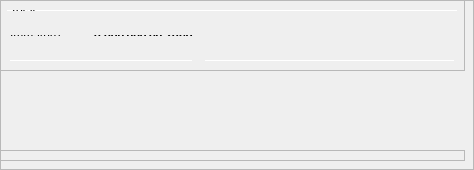
        <widget class="QFrame" name="frameObfuscation">
	<property name="visible">
	<bool>false</bool>
	</property>
         <property name="minimumSize">
          <size>
           <width>0</width>
           <height>50</height>
          </size>
         </property>
         <property name="layoutDirection">
          <enum>Qt::LeftToRight</enum>
         </property>
         <property name="frameShape">
          <enum>QFrame::StyledPanel</enum>
         </property>
         <property name="frameShadow">
          <enum>QFrame::Raised</enum>
         </property>
         <widget class="QPushButton" name="runAutoDenom">
          <property name="geometry">
           <rect>
            <x>251</x>
            <y>17</y>
            <width>1</width>
            <height>1</height>
           </rect>
          </property>
          <property name="palette">
           <palette>
            <active>
             <colorrole role="WindowText">
              <brush brushstyle="SolidPattern">
               <color alpha="255">
                <red>0</red>
                <green>0</green>
                <blue>0</blue>
               </color>
              </brush>
             </colorrole>
             <colorrole role="Button">
              <brush brushstyle="SolidPattern">
               <color alpha="255">
                <red>239</red>
                <green>238</green>
                <blue>238</blue>
               </color>
              </brush>
             </colorrole>
             <colorrole role="Light">
              <brush brushstyle="SolidPattern">
               <color alpha="255">
                <red>255</red>
                <green>255</green>
                <blue>255</blue>
               </color>
              </brush>
             </colorrole>
             <colorrole role="Midlight">
              <brush brushstyle="SolidPattern">
               <color alpha="255">
                <red>247</red>
                <green>246</green>
                <blue>246</blue>
               </color>
              </brush>
             </colorrole>
             <colorrole role="Dark">
              <brush brushstyle="SolidPattern">
               <color alpha="255">
                <red>119</red>
                <green>119</green>
                <blue>119</blue>
               </color>
              </brush>
             </colorrole>
             <colorrole role="Mid">
              <brush brushstyle="SolidPattern">
               <color alpha="255">
                <red>159</red>
                <green>159</green>
                <blue>159</blue>
               </color>
              </brush>
             </colorrole>
             <colorrole role="Text">
              <brush brushstyle="SolidPattern">
               <color alpha="255">
                <red>0</red>
                <green>0</green>
                <blue>0</blue>
               </color>
              </brush>
             </colorrole>
             <colorrole role="BrightText">
              <brush brushstyle="SolidPattern">
               <color alpha="255">
                <red>255</red>
                <green>255</green>
                <blue>255</blue>
               </color>
              </brush>
             </colorrole>
             <colorrole role="ButtonText">
              <brush brushstyle="SolidPattern">
               <color alpha="255">
                <red>0</red>
                <green>0</green>
                <blue>0</blue>
               </color>
              </brush>
             </colorrole>
             <colorrole role="Base">
              <brush brushstyle="SolidPattern">
               <color alpha="255">
                <red>255</red>
                <green>255</green>
                <blue>255</blue>
               </color>
              </brush>
             </colorrole>
             <colorrole role="Window">
              <brush brushstyle="SolidPattern">
               <color alpha="255">
                <red>239</red>
                <green>238</green>
                <blue>238</blue>
               </color>
              </brush>
             </colorrole>
             <colorrole role="Shadow">
              <brush brushstyle="SolidPattern">
               <color alpha="255">
                <red>0</red>
                <green>0</green>
                <blue>0</blue>
               </color>
              </brush>
             </colorrole>
             <colorrole role="AlternateBase">
              <brush brushstyle="SolidPattern">
               <color alpha="255">
                <red>247</red>
                <green>246</green>
                <blue>246</blue>
               </color>
              </brush>
             </colorrole>
             <colorrole role="ToolTipBase">
              <brush brushstyle="SolidPattern">
               <color alpha="255">
                <red>255</red>
                <green>255</green>
                <blue>220</blue>
               </color>
              </brush>
             </colorrole>
             <colorrole role="ToolTipText">
              <brush brushstyle="SolidPattern">
               <color alpha="255">
                <red>0</red>
                <green>0</green>
                <blue>0</blue>
               </color>
              </brush>
             </colorrole>
            </active>
            <inactive>
             <colorrole role="WindowText">
              <brush brushstyle="SolidPattern">
               <color alpha="255">
                <red>0</red>
                <green>0</green>
                <blue>0</blue>
               </color>
              </brush>
             </colorrole>
             <colorrole role="Button">
              <brush brushstyle="SolidPattern">
               <color alpha="255">
                <red>239</red>
                <green>238</green>
                <blue>238</blue>
               </color>
              </brush>
             </colorrole>
             <colorrole role="Light">
              <brush brushstyle="SolidPattern">
               <color alpha="255">
                <red>255</red>
                <green>255</green>
                <blue>255</blue>
               </color>
              </brush>
             </colorrole>
             <colorrole role="Midlight">
              <brush brushstyle="SolidPattern">
               <color alpha="255">
                <red>247</red>
                <green>246</green>
                <blue>246</blue>
               </color>
              </brush>
             </colorrole>
             <colorrole role="Dark">
              <brush brushstyle="SolidPattern">
               <color alpha="255">
                <red>119</red>
                <green>119</green>
                <blue>119</blue>
               </color>
              </brush>
             </colorrole>
             <colorrole role="Mid">
              <brush brushstyle="SolidPattern">
               <color alpha="255">
                <red>159</red>
                <green>159</green>
                <blue>159</blue>
               </color>
              </brush>
             </colorrole>
             <colorrole role="Text">
              <brush brushstyle="SolidPattern">
               <color alpha="255">
                <red>0</red>
                <green>0</green>
                <blue>0</blue>
               </color>
              </brush>
             </colorrole>
             <colorrole role="BrightText">
              <brush brushstyle="SolidPattern">
               <color alpha="255">
                <red>255</red>
                <green>255</green>
                <blue>255</blue>
               </color>
              </brush>
             </colorrole>
             <colorrole role="ButtonText">
              <brush brushstyle="SolidPattern">
               <color alpha="255">
                <red>0</red>
                <green>0</green>
                <blue>0</blue>
               </color>
              </brush>
             </colorrole>
             <colorrole role="Base">
              <brush brushstyle="SolidPattern">
               <color alpha="255">
                <red>255</red>
                <green>255</green>
                <blue>255</blue>
               </color>
              </brush>
             </colorrole>
             <colorrole role="Window">
              <brush brushstyle="SolidPattern">
               <color alpha="255">
                <red>239</red>
                <green>238</green>
                <blue>238</blue>
               </color>
              </brush>
             </colorrole>
             <colorrole role="Shadow">
              <brush brushstyle="SolidPattern">
               <color alpha="255">
                <red>0</red>
                <green>0</green>
                <blue>0</blue>
               </color>
              </brush>
             </colorrole>
             <colorrole role="AlternateBase">
              <brush brushstyle="SolidPattern">
               <color alpha="255">
                <red>247</red>
                <green>246</green>
                <blue>246</blue>
               </color>
              </brush>
             </colorrole>
             <colorrole role="ToolTipBase">
              <brush brushstyle="SolidPattern">
               <color alpha="255">
                <red>255</red>
                <green>255</green>
                <blue>220</blue>
               </color>
              </brush>
             </colorrole>
             <colorrole role="ToolTipText">
              <brush brushstyle="SolidPattern">
               <color alpha="255">
                <red>0</red>
                <green>0</green>
                <blue>0</blue>
               </color>
              </brush>
             </colorrole>
            </inactive>
            <disabled>
             <colorrole role="WindowText">
              <brush brushstyle="SolidPattern">
               <color alpha="255">
                <red>119</red>
                <green>119</green>
                <blue>119</blue>
               </color>
              </brush>
             </colorrole>
             <colorrole role="Button">
              <brush brushstyle="SolidPattern">
               <color alpha="255">
                <red>239</red>
                <green>238</green>
                <blue>238</blue>
               </color>
              </brush>
             </colorrole>
             <colorrole role="Light">
              <brush brushstyle="SolidPattern">
               <color alpha="255">
                <red>255</red>
                <green>255</green>
                <blue>255</blue>
               </color>
              </brush>
             </colorrole>
             <colorrole role="Midlight">
              <brush brushstyle="SolidPattern">
               <color alpha="255">
                <red>247</red>
                <green>246</green>
                <blue>246</blue>
               </color>
              </brush>
             </colorrole>
             <colorrole role="Dark">
              <brush brushstyle="SolidPattern">
               <color alpha="255">
                <red>119</red>
                <green>119</green>
                <blue>119</blue>
               </color>
              </brush>
             </colorrole>
             <colorrole role="Mid">
              <brush brushstyle="SolidPattern">
               <color alpha="255">
                <red>159</red>
                <green>159</green>
                <blue>159</blue>
               </color>
              </brush>
             </colorrole>
             <colorrole role="Text">
              <brush brushstyle="SolidPattern">
               <color alpha="255">
                <red>119</red>
                <green>119</green>
                <blue>119</blue>
               </color>
              </brush>
             </colorrole>
             <colorrole role="BrightText">
              <brush brushstyle="SolidPattern">
               <color alpha="255">
                <red>255</red>
                <green>255</green>
                <blue>255</blue>
               </color>
              </brush>
             </colorrole>
             <colorrole role="ButtonText">
              <brush brushstyle="SolidPattern">
               <color alpha="255">
                <red>119</red>
                <green>119</green>
                <blue>119</blue>
               </color>
              </brush>
             </colorrole>
             <colorrole role="Base">
              <brush brushstyle="SolidPattern">
               <color alpha="255">
                <red>239</red>
                <green>238</green>
                <blue>238</blue>
               </color>
              </brush>
             </colorrole>
             <colorrole role="Window">
              <brush brushstyle="SolidPattern">
               <color alpha="255">
                <red>239</red>
                <green>238</green>
                <blue>238</blue>
               </color>
              </brush>
             </colorrole>
             <colorrole role="Shadow">
              <brush brushstyle="SolidPattern">
               <color alpha="255">
                <red>0</red>
                <green>0</green>
                <blue>0</blue>
               </color>
              </brush>
             </colorrole>
             <colorrole role="AlternateBase">
              <brush brushstyle="SolidPattern">
               <color alpha="255">
                <red>239</red>
                <green>238</green>
                <blue>238</blue>
               </color>
              </brush>
             </colorrole>
             <colorrole role="ToolTipBase">
              <brush brushstyle="SolidPattern">
               <color alpha="255">
                <red>255</red>
                <green>255</green>
                <blue>220</blue>
               </color>
              </brush>
             </colorrole>
             <colorrole role="ToolTipText">
              <brush brushstyle="SolidPattern">
               <color alpha="255">
                <red>0</red>
                <green>0</green>
                <blue>0</blue>
               </color>
              </brush>
             </colorrole>
            </disabled>
           </palette>
          </property>
          <property name="focusPolicy">
           <enum>Qt::NoFocus</enum>
          </property>
          <property name="autoFillBackground">
           <bool>true</bool>
          </property>
          <property name="text">
           <string/>
          </property>
          <property name="flat">
           <bool>true</bool>
          </property>
         </widget>
         <widget class="Line" name="line">
          <property name="geometry">
           <rect>
            <x>7</x>
            <y>10</y>
            <width>451</width>
            <height>1</height>
           </rect>
          </property>
          <property name="orientation">
           <enum>Qt::Horizontal</enum>
          </property>
         </widget>
         <widget class="QFrame" name="frame_3">
	<property name="visible">
	<bool>false</bool>
	</property>
          <property name="geometry">
           <rect>
            <x>0</x>
            <y>150</y>
            <width>465</width>
            <height>11</height>
           </rect>
          </property>
          <property name="frameShape">
           <enum>QFrame::StyledPanel</enum>
          </property>
          <property name="frameShadow">
           <enum>QFrame::Raised</enum>
          </property>
          <layout class="QVBoxLayout" name="verticalLayout_5">
           <item>
            <layout class="QHBoxLayout" name="horizontalLayout_5" stretch="0">
             <item>
              <widget class="QLabel" name="label_5z">
               <property name="maximumSize">
                <size>
                 <width>16777215</width>
                 <height>20</height>
                </size>
               </property>
               <property name="font">
                <font>
                 <weight>75</weight>
                 <bold>true</bold>
                </font>
               </property>
               <property name="toolTip">
                <string>Combined Balances (including unconfirmed and immature coins)</string>
               </property>
               <property name="text">
                <string>&lt;html&gt;&lt;head/&gt;&lt;body&gt;&lt;p&gt;Combined Balances&lt;/p&gt;&lt;/body&gt;&lt;/html&gt;</string>
               </property>
              </widget>
             </item>
            </layout>
           </item>
           <item>
            <layout class="QGridLayout" name="gridLayout_3">
             <property name="spacing">
              <number>12</number>
             </property>
             <item row="7" column="0" colspan="2">
              <widget class="Line" name="lineSpendableBalance_3">
               <property name="orientation">
                <enum>Qt::Horizontal</enum>
               </property>
              </widget>
             </item>
             <item row="7" column="2">
              <widget class="Line" name="lineWatchBalance_3">
               <property name="sizePolicy">
                <sizepolicy hsizetype="Preferred" vsizetype="Fixed">
                 <horstretch>0</horstretch>
                 <verstretch>0</verstretch>
                </sizepolicy>
               </property>
               <property name="minimumSize">
                <size>
                 <width>140</width>
                 <height>0</height>
                </size>
               </property>
               <property name="orientation">
                <enum>Qt::Horizontal</enum>
               </property>
              </widget>
             </item>
             <item row="4" column="1">
              <widget class="QLabel" name="labelzBalancez">
               <property name="font">
                <font>
                 <weight>75</weight>
                 <bold>true</bold>
                </font>
               </property>
               <property name="cursor">
                <cursorShape>IBeamCursor</cursorShape>
               </property>
               <property name="toolTip">
                <string>Total of transactions that have yet to be confirmed, and do not yet count toward the spendable balance</string>
               </property>
               <property name="text">
                <string notr="true">0.000 000 00 ned</string>
               </property>
               <property name="alignment">
                <set>Qt::AlignRight|Qt::AlignTrailing|Qt::AlignVCenter</set>
               </property>
               <property name="textInteractionFlags">
                <set>Qt::LinksAccessibleByMouse|Qt::TextSelectableByKeyboard|Qt::TextSelectableByMouse</set>
               </property>
              </widget>
             </item>
             <item row="6" column="1">
              <widget class="QLabel" name="labelTotalz">
               <property name="font">
                <font>
                 <weight>75</weight>
                 <bold>true</bold>
                </font>
               </property>
               <property name="cursor">
                <cursorShape>IBeamCursor</cursorShape>
               </property>
               <property name="toolTip">
                <string>Total Balance, including unconfirmed and immature coins.</string>
               </property>
               <property name="text">
                <string notr="true">0.000 000 00 ned</string>
               </property>
               <property name="alignment">
                <set>Qt::AlignRight|Qt::AlignTrailing|Qt::AlignVCenter</set>
               </property>
               <property name="textInteractionFlags">
                <set>Qt::LinksAccessibleByMouse|Qt::TextSelectableByKeyboard|Qt::TextSelectableByMouse</set>
               </property>
              </widget>
             </item>
             <item row="4" column="3">
              <spacer name="horizontalSpacer_6">
               <property name="orientation">
                <enum>Qt::Horizontal</enum>
               </property>
               <property name="sizeHint" stdset="0">
                <size>
                 <width>40</width>
                 <height>20</height>
                </size>
               </property>
              </spacer>
             </item>
             <item row="6" column="0">
              <widget class="QLabel" name="labelTotalTextz">
               <property name="text">
                <string>Total:</string>
               </property>
              </widget>
             </item>
             <item row="1" column="0">
              <widget class="QLabel" name="labelBalanceTextz">
               <property name="text">
                <string>ned:</string>
               </property>
              </widget>
             </item>
             <item row="1" column="1">
              <widget class="QLabel" name="labelBalancez">
               <property name="font">
                <font>
                 <weight>75</weight>
                 <bold>true</bold>
                </font>
               </property>
               <property name="cursor">
                <cursorShape>IBeamCursor</cursorShape>
               </property>
               <property name="toolTip">
                <string>Your current spendable balance</string>
               </property>
               <property name="text">
                <string notr="true">0.000 000 00 ned</string>
               </property>
               <property name="alignment">
                <set>Qt::AlignRight|Qt::AlignTrailing|Qt::AlignVCenter</set>
               </property>
               <property name="textInteractionFlags">
                <set>Qt::LinksAccessibleByMouse|Qt::TextSelectableByKeyboard|Qt::TextSelectableByMouse</set>
               </property>
              </widget>
             </item>
             <item row="4" column="0">
              <widget class="QLabel" name="labelzBalanceTextz">
               <property name="toolTip">
                <string/>
               </property>
               <property name="text">
                <string>zned:</string>
               </property>
              </widget>
             </item>
             <item row="4" column="2">
              <widget class="QLabel" name="labelznedPercent">
               <property name="toolTip">
                <string>Current percentage of zned.
If AutoMint is enabled this percentage will settle around the configured AutoMint percentage (default = 10%)</string>
               </property>
               <property name="text">
                <string>0 %</string>
               </property>
               <property name="alignment">
                <set>Qt::AlignRight|Qt::AlignTrailing|Qt::AlignVCenter</set>
               </property>
              </widget>
             </item>
             <item row="6" column="2">
              <widget class="QLabel" name="label100Percent">
               <property name="text">
                <string/>
               </property>
               <property name="alignment">
                <set>Qt::AlignRight|Qt::AlignTrailing|Qt::AlignVCenter</set>
               </property>
              </widget>
             </item>
             <item row="2" column="1">
              <widget class="QLabel" name="labelLockedBalance">
               <property name="toolTip">
                <string>Locked ned or Masternode collaterals. These are excluded from zned minting.</string>
               </property>
               <property name="text">
                <string>0.000 000 00 ned</string>
               </property>
               <property name="alignment">
                <set>Qt::AlignRight|Qt::AlignTrailing|Qt::AlignVCenter</set>
               </property>
              </widget>
             </item>
             <item row="2" column="0">
              <widget class="QLabel" name="labelLockedBalanceText">
               <property name="toolTip">
                <string>Locked ned or Masternode collaterals. These are excluded from zned minting.</string>
               </property>
               <property name="text">
                <string>Locked:</string>
               </property>
              </widget>
             </item>
             <item row="3" column="0">
              <widget class="QLabel" name="labelUnLockedBalanceText">
               <property name="toolTip">
                <string>Unlocked neds. These can be used for zned minting.</string>
               </property>
               <property name="text">
                <string>Unlocked:</string>
               </property>
              </widget>
             </item>
             <item row="3" column="1">
              <widget class="QLabel" name="labelUnLockedBalance">
               <property name="toolTip">
                <string>Unlocked neds. These can be used for zned minting.</string>
               </property>
               <property name="text">
                <string>0.000 000 00 ned</string>
               </property>
               <property name="alignment">
                <set>Qt::AlignRight|Qt::AlignTrailing|Qt::AlignVCenter</set>
               </property>
              </widget>
             </item>
             <item row="3" column="2">
              <widget class="QLabel" name="labelnedPercent">
               <property name="text">
                <string>0 %</string>
               </property>
               <property name="alignment">
                <set>Qt::AlignRight|Qt::AlignTrailing|Qt::AlignVCenter</set>
               </property>
              </widget>
             </item>
            </layout>
           </item>
           
          </layout>
         </widget>
         <widget class="QFrame" name="frame_4">
	<property name="visible">
	<bool>false</bool>
	</property>
          <property name="geometry">
           <rect>
            <x>0</x>
            <y>0</y>
            <width>465</width>
            <height>71</height>
           </rect>
          </property>
          <property name="frameShape">
           <enum>QFrame::StyledPanel</enum>
          </property>
          <property name="frameShadow">
           <enum>QFrame::Raised</enum>
          </property>
          <layout class="QVBoxLayout" name="verticalLayout_7">
           <item>
            <layout class="QHBoxLayout" name="horizontalLayout_8" stretch="0">
             
            </layout>
           </item>
           <item>
            <layout class="QGridLayout" name="gridLayout_5">
             <property name="spacing">
              <number>12</number>
             </property>
             <item row="4" column="0">
              <widget class="QLabel" name="labelzBalanceMatureText">
               <property name="toolTip">
                <string>Mature: more than 20 confirmation and more than 1 mints of the same denomination after it was minted.
These zned are spendable.</string>
               </property>
               <property name="text">
                <string>Mature:</string>
               </property>
              </widget>
             </item>
             <item row="5" column="0" colspan="2">
              <widget class="Line" name="lineSpendableBalance_5">
               <property name="orientation">
                <enum>Qt::Horizontal</enum>
               </property>
              </widget>
             </item>
             <item row="1" column="1">
              <widget class="QLabel" name="labelzBalance">
               <property name="font">
                <font>
                 <weight>75</weight>
                 <bold>true</bold>
                </font>
               </property>
               <property name="cursor">
                <cursorShape>IBeamCursor</cursorShape>
               </property>
               <property name="toolTip">
                <string>All available zned, unconfirmed and immature zned included.</string>
               </property>
               <property name="text">
                <string notr="true">0.000 000 00 zned</string>
               </property>
               <property name="alignment">
                <set>Qt::AlignRight|Qt::AlignTrailing|Qt::AlignVCenter</set>
               </property>
               <property name="textInteractionFlags">
                <set>Qt::LinksAccessibleByMouse|Qt::TextSelectableByKeyboard|Qt::TextSelectableByMouse</set>
               </property>
              </widget>
             </item>
             <item row="5" column="2">
              <widget class="Line" name="lineWatchBalance_5">
               <property name="sizePolicy">
                <sizepolicy hsizetype="Preferred" vsizetype="Fixed">
                 <horstretch>0</horstretch>
                 <verstretch>0</verstretch>
                </sizepolicy>
               </property>
               <property name="minimumSize">
                <size>
                 <width>140</width>
                 <height>0</height>
                </size>
               </property>
               <property name="orientation">
                <enum>Qt::Horizontal</enum>
               </property>
              </widget>
             </item>
             <item row="1" column="0">
              <widget class="QLabel" name="labelzBalanceText">
               <property name="toolTip">
                <string>All available zned, unconfirmed and immature zned included.</string>
               </property>
               <property name="text">
                <string>Total:</string>
               </property>
              </widget>
             </item>
             <item row="1" column="2">
              <spacer name="horizontalSpacer_8">
               <property name="orientation">
                <enum>Qt::Horizontal</enum>
               </property>
               <property name="sizeHint" stdset="0">
                <size>
                 <width>40</width>
                 <height>20</height>
                </size>
               </property>
              </spacer>
             </item>
             <item row="4" column="2">
              <spacer name="horizontalSpacer_4">
               <property name="orientation">
                <enum>Qt::Horizontal</enum>
               </property>
               <property name="sizeHint" stdset="0">
                <size>
                 <width>40</width>
                 <height>20</height>
                </size>
               </property>
              </spacer>
             </item>
             <item row="4" column="1">
              <widget class="QLabel" name="labelzBalanceMature">
               <property name="font">
                <font>
                 <weight>75</weight>
                 <bold>true</bold>
                </font>
               </property>
               <property name="toolTip">
                <string>Mature: more than 20 confirmation and more than 1 mints of the same denomination after it was minted.
These zned are spendable.</string>
               </property>
               <property name="text">
                <string>0.000 000 00 zned</string>
               </property>
               <property name="alignment">
                <set>Qt::AlignRight|Qt::AlignTrailing|Qt::AlignVCenter</set>
               </property>
              </widget>
             </item>
             <item row="2" column="0">
              <widget class="QLabel" name="labelzBalanceUnconfirmedText">
               <property name="toolTip">
                <string>Unconfirmed: less than 20 confirmations
Immature: confirmed, but less than 1 mints of the same denomination after it was minted</string>
               </property>
               <property name="text">
                <string>Unconfirmed:</string>
               </property>
              </widget>
             </item>
             <item row="2" column="1">
              <widget class="QLabel" name="labelzBalanceUnconfirmed">
               <property name="font">
                <font>
                 <weight>75</weight>
                 <bold>true</bold>
                </font>
               </property>
               <property name="toolTip">
                <string>Unconfirmed: less than 20 confirmations
Immature: confirmed, but less than 1 mints of the same denomination after it was minted</string>
               </property>
               <property name="text">
                <string>0.000 000 00 zned</string>
               </property>
               <property name="alignment">
                <set>Qt::AlignRight|Qt::AlignTrailing|Qt::AlignVCenter</set>
               </property>
              </widget>
             </item>
             <item row="2" column="2">
              <spacer name="horizontalSpacer_5">
               <property name="orientation">
                <enum>Qt::Horizontal</enum>
               </property>
               <property name="sizeHint" stdset="0">
                <size>
                 <width>40</width>
                 <height>20</height>
                </size>
               </property>
              </spacer>
             </item>
             <item row="3" column="0">
              <widget class="QLabel" name="labelzBalanceImmatureText">
               <property name="toolTip">
                <string>Unconfirmed: less than 20 confirmations
Immature: confirmed, but less than 1 mints of the same denomination after it was minted</string>
               </property>
               <property name="text">
                <string>Immature:</string>
               </property>
              </widget>
             </item>
             <item row="3" column="1">
              <widget class="QLabel" name="labelzBalanceImmature">
               <property name="font">
                <font>
                 <weight>75</weight>
                 <bold>true</bold>
                </font>
               </property>
               <property name="toolTip">
                <string>Unconfirmed: less than 20 confirmations
Immature: confirmed, but less than 1 mints of the same denomination after it was minted</string>
               </property>
               <property name="text">
                <string>0.000 000 00 zned</string>
               </property>
               <property name="alignment">
                <set>Qt::AlignRight|Qt::AlignTrailing|Qt::AlignVCenter</set>
               </property>
              </widget>
             </item>
             <item row="3" column="2">
              <spacer name="horizontalSpacer_7">
               <property name="orientation">
                <enum>Qt::Horizontal</enum>
               </property>
               <property name="sizeHint" stdset="0">
                <size>
                 <width>40</width>
                 <height>20</height>
                </size>
               </property>
              </spacer>
             </item>
            </layout>
           </item>
          </layout>
         </widget>
        </widget>
